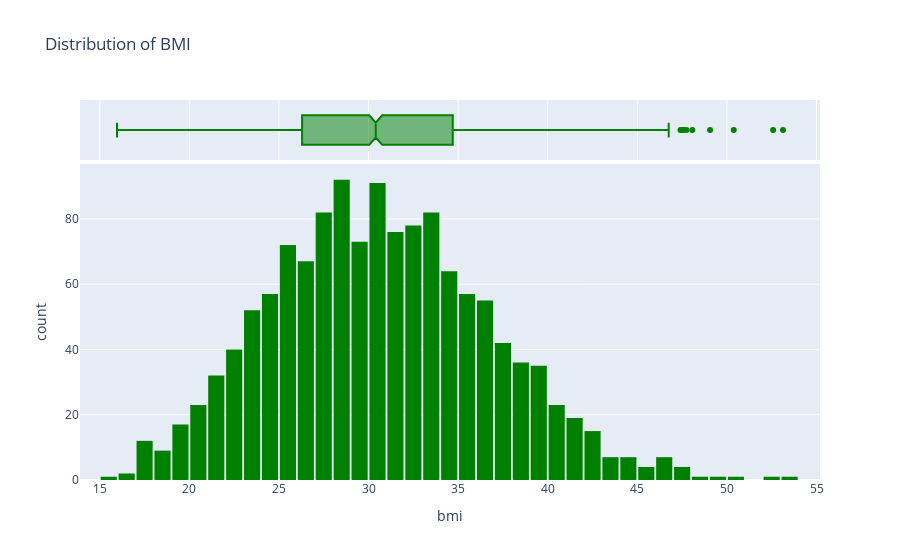

The cell this chart's notebook holds for it:
### Markdown cell above
### BMI distributions

### Code cell
fig = px.histogram(medical_df, x = 'bmi', marginal = 'box', color_discrete_sequence =['green'], title ='Distribution of BMI')
fig.update_layout(bargap = 0.1)
fig.show()

### Figure 1 — Plotly figure (JSON) as saved in the notebook; plotly's stock layout.template omitted (floating-point values rounded to 4 significant figures; data arrays with more than 128 entries replaced by an {"elided": "..."} marker saying what was removed)
{"data": [{"alignmentgroup": "True", "bingroup": "x", "hovertemplate": "bmi=%{x}<br>count=%{y}<extra></extra>", "legendgroup": "", "marker": {"color": "green", "pattern": {"shape": ""}}, "name": "", "offsetgroup": "", "orientation": "v", "showlegend": false, "type": "histogram", "x": {"elided": "1338 float values"}, "xaxis": "x", "yaxis": "y"}, {"alignmentgroup": "True", "hovertemplate": "bmi=%{x}<extra></extra>", "legendgroup": "", "marker": {"color": "green"}, "name": "", "notched": true, "offsetgroup": "", "showlegend": false, "type": "box", "x": {"elided": "1338 float values"}, "xaxis": "x2", "yaxis": "y2"}], "layout": {"bargap": 0.1, "barmode": "relative", "legend": {"tracegroupgap": 0}, "title": {"text": "Distribution of BMI"}, "xaxis": {"anchor": "y", "domain": [0, 1], "title": {"text": "bmi"}}, "xaxis2": {"anchor": "y2", "domain": [0, 1], "matches": "x", "showgrid": true, "showticklabels": false}, "yaxis": {"anchor": "x", "domain": [0, 0.8316], "title": {"text": "count"}}, "yaxis2": {"anchor": "x2", "domain": [0.8416, 1], "matches": "y2", "showgrid": false, "showline": false, "showticklabels": false, "ticks": ""}}}
